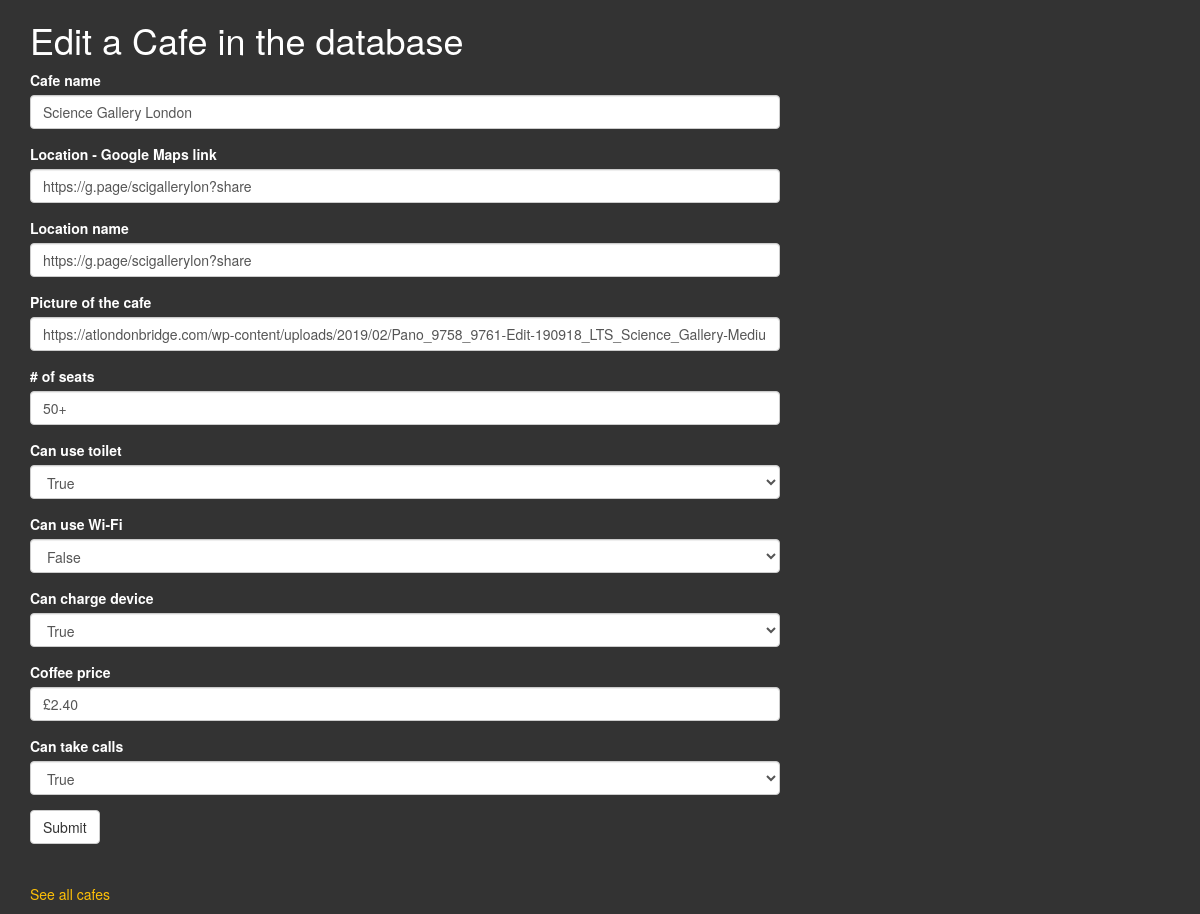
Page /edit/1 on the earlier database version.
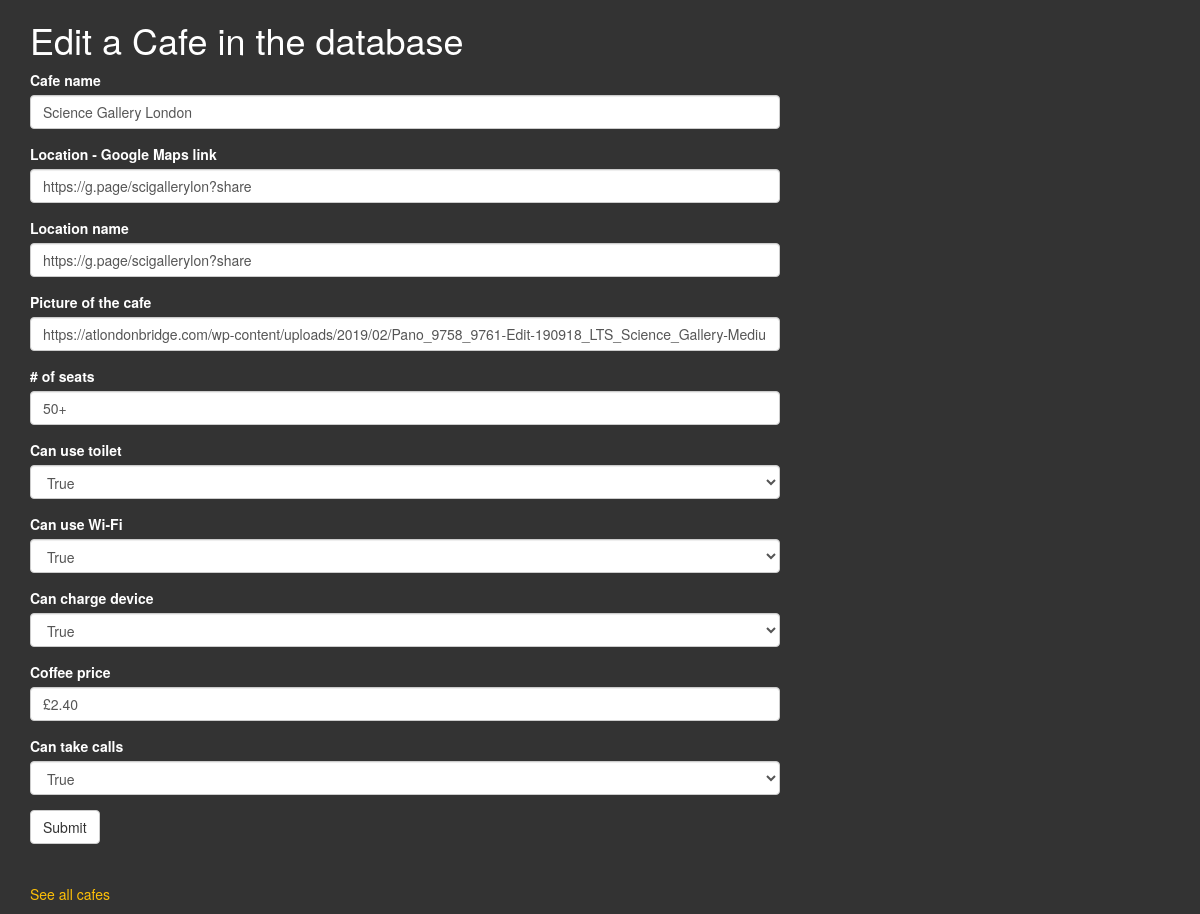
Same page on the later database version.
### main.py (models this page shows)
class Cafe(db_sqlalchemy.Model):
    id = db_sqlalchemy.Column(db_sqlalchemy.Integer, primary_key=True)
    name = db_sqlalchemy.Column(db_sqlalchemy.String(250), unique=True, nullable=False)
    map_url = db_sqlalchemy.Column(db_sqlalchemy.String(500), nullable=False)
    img_url = db_sqlalchemy.Column(db_sqlalchemy.String(500), nullable=False)
    location = db_sqlalchemy.Column(db_sqlalchemy.String(250), nullable=False)
    has_sockets = db_sqlalchemy.Column(db_sqlalchemy.Boolean, nullable=False)
    has_toilet = db_sqlalchemy.Column(db_sqlalchemy.Boolean, nullable=False)
    has_wifi = db_sqlalchemy.Column(db_sqlalchemy.Boolean, nullable=False)
    can_take_calls = db_sqlalchemy.Column(db_sqlalchemy.Boolean, nullable=False)
    seats = db_sqlalchemy.Column(db_sqlalchemy.String(250), nullable=False)
    coffee_price = db_sqlalchemy.Column(db_sqlalchemy.String(250), nullable=False)

### main.py (the view, shortened to what this page needs)
@app.route("/edit/<cafe_id>", methods=["GET", "POST"])
def edit_cafe(cafe_id):
    cafe_to_update = Cafe.query.get(cafe_id)
    form = CafeForm(can_take_calls=cafe_to_update.can_take_calls,
                    coffee_price=cafe_to_update.coffee_price,
                    has_sockets=cafe_to_update.has_sockets,
                    has_toilet=cafe_to_update.has_toilet,
                    has_wifi=cafe_to_update.has_wifi,
                    img_url=cafe_to_update.img_url,
                    location=cafe_to_update.map_url,
                    map_url=cafe_to_update.map_url,
                    name=cafe_to_update.name,
                    seats=cafe_to_update.seats)
    return render_template('edit.html', form=form, submitted=False)

### main.py
class CafeForm(FlaskForm):
    name = StringField('Cafe name', validators=[DataRequired()])
    map_url = StringField('Location - Google Maps link', validators=[DataRequired(), URL()])
    location = StringField('Location name', validators=[DataRequired()])
    img_url = StringField('Picture of the cafe', validators=[DataRequired(), URL()])
    seats = StringField('# of seats', validators=[DataRequired()])
    has_toilet = SelectField('Can use toilet', validators=[DataRequired()], choices=["True", "False"])
    has_wifi = SelectField('Can use Wi-Fi', validators=[DataRequired()], choices=["True", "False"])
    has_sockets = SelectField('Can charge device', validators=[DataRequired()], choices=["True", "False"])
    coffee_price = StringField('Coffee price', validators=[DataRequired()])
    can_take_calls = SelectField('Can take calls', validators=[DataRequired()], choices=["True", "False"])
    submit = SubmitField()

### templates/edit.html (shortened to what this page needs)
{% extends 'bootstrap/base.html' %}
{% import "bootstrap/wtf.html" as wtf %}
{% block styles %}
{{super()}}
<link rel="stylesheet" href="/static/css/styles.css">
{% endblock %}
{% block content %}
<div class="container">
  <div class="row">
    <div class="col-sm-12 col-md-8">
      <h1>Edit a Cafe in the database</h1>
      {{ wtf.quick_form(form, novalidate=True) }}
	  <p class="space-above"><a onclick='window.location.href="/cafes"'>See all cafes</a></p>
    </div>
  </div>
</div>
{% endblock %}

Differences in the rows shown:
changed Cafe "Science Gallery London": has_wifi "False" → "True"
